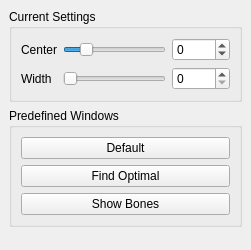
<?xml version="1.0" encoding="UTF-8"?>
<ui version="4.0">
 <class>DensityWindowWidget</class>
 <widget class="QWidget" name="DensityWindowWidget">
  <property name="geometry">
   <rect>
    <x>0</x>
    <y>0</y>
    <width>251</width>
    <height>250</height>
   </rect>
  </property>
  <property name="minimumSize">
   <size>
    <width>251</width>
    <height>250</height>
   </size>
  </property>
  <property name="windowTitle">
   <string>Density Window</string>
  </property>
  <layout class="QVBoxLayout" name="verticalLayout_2">
   <property name="margin">
    <number>0</number>
   </property>
   <item>
    <widget class="QScrollArea" name="scrollArea">
     <property name="frameShape">
      <enum>QFrame::NoFrame</enum>
     </property>
     <property name="widgetResizable">
      <bool>true</bool>
     </property>
     <widget class="QWidget" name="scrollAreaWidgetContents">
      <property name="geometry">
       <rect>
        <x>0</x>
        <y>0</y>
        <width>251</width>
        <height>250</height>
       </rect>
      </property>
      <layout class="QVBoxLayout" name="verticalLayout_3">
       <item>
        <widget class="QGroupBox" name="groupBox">
         <property name="title">
          <string>Current Settings</string>
         </property>
         <layout class="QGridLayout" name="gridLayout">
          <item row="2" column="2">
           <widget class="QSpinBox" name="densityWindowWidth">
            <property name="toolTip">
             <string>Adjusts width of density window.</string>
            </property>
            <property name="statusTip">
             <string>Adjusts width of density window.</string>
            </property>
            <property name="maximum">
             <number>8500</number>
            </property>
            <property name="singleStep">
             <number>100</number>
            </property>
           </widget>
          </item>
          <item row="1" column="2">
           <widget class="QSpinBox" name="densityWindowCenter">
            <property name="toolTip">
             <string>Adjusts center of density window.</string>
            </property>
            <property name="statusTip">
             <string>Adjusts center of density window.</string>
            </property>
            <property name="minimum">
             <number>-1500</number>
            </property>
            <property name="maximum">
             <number>7000</number>
            </property>
            <property name="singleStep">
             <number>100</number>
            </property>
           </widget>
          </item>
          <item row="1" column="0">
           <widget class="QLabel" name="label">
            <property name="text">
             <string>Center</string>
            </property>
           </widget>
          </item>
          <item row="2" column="0">
           <widget class="QLabel" name="label_2">
            <property name="text">
             <string>Width</string>
            </property>
           </widget>
          </item>
          <item row="1" column="1">
           <widget class="QSlider" name="densityWindowCenterSlider">
            <property name="minimum">
             <number>-1500</number>
            </property>
            <property name="maximum">
             <number>7000</number>
            </property>
            <property name="singleStep">
             <number>100</number>
            </property>
            <property name="pageStep">
             <number>500</number>
            </property>
            <property name="orientation">
             <enum>Qt::Horizontal</enum>
            </property>
           </widget>
          </item>
          <item row="2" column="1">
           <widget class="QSlider" name="densityWindowWidthSlider">
            <property name="maximum">
             <number>8500</number>
            </property>
            <property name="singleStep">
             <number>100</number>
            </property>
            <property name="pageStep">
             <number>500</number>
            </property>
            <property name="orientation">
             <enum>Qt::Horizontal</enum>
            </property>
           </widget>
          </item>
         </layout>
        </widget>
       </item>
       <item>
        <widget class="QGroupBox" name="groupBox_2">
         <property name="title">
          <string>Predefined Windows</string>
         </property>
         <layout class="QVBoxLayout" name="verticalLayout">
          <item>
           <widget class="QPushButton" name="pushButton">
            <property name="toolTip">
             <string>Selects default setting of density window.</string>
            </property>
            <property name="statusTip">
             <string>Selects default setting of density window.</string>
            </property>
            <property name="text">
             <string>Default</string>
            </property>
           </widget>
          </item>
          <item>
           <widget class="QPushButton" name="pushButton_2">
            <property name="toolTip">
             <string>Analyzes data and selects optimal setting of density window.</string>
            </property>
            <property name="statusTip">
             <string>Analyzes data and selects optimal setting of density window.</string>
            </property>
            <property name="text">
             <string>Find Optimal</string>
            </property>
           </widget>
          </item>
          <item>
           <widget class="QPushButton" name="pushButton_3">
            <property name="toolTip">
             <string>Selects setting of density window optimal for showing bones.</string>
            </property>
            <property name="statusTip">
             <string>Selects setting of density window optimal for showing bones.</string>
            </property>
            <property name="text">
             <string>Show Bones</string>
            </property>
           </widget>
          </item>
         </layout>
        </widget>
       </item>
       <item>
        <spacer name="verticalSpacer">
         <property name="orientation">
          <enum>Qt::Vertical</enum>
         </property>
         <property name="sizeHint" stdset="0">
          <size>
           <width>20</width>
           <height>24</height>
          </size>
         </property>
        </spacer>
       </item>
      </layout>
     </widget>
    </widget>
   </item>
  </layout>
 </widget>
 <resources/>
 <connections/>
</ui>
